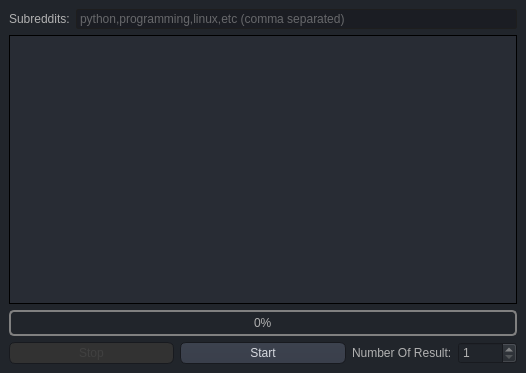
<?xml version="1.0" encoding="UTF-8"?>
<ui version="4.0">
 <class>MainWindow</class>
 <widget class="QMainWindow" name="MainWindow">
  <property name="geometry">
   <rect>
    <x>0</x>
    <y>0</y>
    <width>526</width>
    <height>373</height>
   </rect>
  </property>
  <property name="windowTitle">
   <string>Threading Tutorial - nikolak.com</string>
  </property>
  <property name="styleSheet">
   <string notr="true">QToolTip
{
     border: 1px solid black;
     background-color: #528BFF;
     padding: 1px;
     border-radius: 3px;
     opacity: 100;
}

QWidget
{
    color: #b1b1b1;
    background-color: #21252B;
}

QWidget:item:hover
{
    background-color: QLinearGradient( x1: 0, y1: 0, x2: 0, y2: 1, stop: 0 #528BFF, stop: 1 #8caef4);
    color: #000000;
}

QWidget:item:selected
{
    background-color: QLinearGradient( x1: 0, y1: 0, x2: 0, y2: 1, stop: 0 #528BFF, stop: 1 #528BFF);
}

QMenuBar::item
{
    background: transparent;
}

QMenuBar::item:selected
{
    background: transparent;
    border: 1px solid #528BFF;
}

QMenuBar::item:pressed
{
    background: #444;
    border: 1px solid #000;
    background-color: QLinearGradient(
        x1:0, y1:0,
        x2:0, y2:1,
        stop:1 #212121,
        stop:0.4 #343434/*,
        stop:0.2 #343434,
        stop:0.1 #528BFF*/
    );
    margin-bottom:-1px;
    padding-bottom:1px;
}

QMenu
{
    border: 1px solid #000;
}

QMenu::item
{
    padding: 2px 20px 2px 20px;
}

QMenu::item:selected
{
    color: #000000;
}

QWidget:disabled
{
    color: #404040;
    background-color: #323232;
}

QAbstractItemView
{
    background-color: QLinearGradient( x1: 0, y1: 0, x2: 0, y2: 1, stop: 0 #282C34, stop: 0.1 #282C34, stop: 1 #282C34);
}

QWidget:focus
{
    /*border: 2px solid QLinearGradient( x1: 0, y1: 0, x2: 0, y2: 1, stop: 0 #528BFF, stop: 1 #528BFF);*/
}

QLineEdit
{
    background-color: #1B1D23;
    padding: 1px;
    border-style: solid;
    border: 1px solid #1e1e1e;
    border-radius: 2;
}

QPushButton
{
    color: #D7DAE0;
    background-color: QLinearGradient( x1: 0, y1: 0, x2: 0, y2: 1, stop: 0 #3C424E, stop: 1 #3A3F4B);
    border-width: 1px;
    border-color: #181A1F;
    border-style: solid;
    border-radius: 6;
    padding: 3px;
    font-size: 12px;
    padding-left: 5px;
    padding-right: 5px;
}

QPushButton:pressed
{
    background-color: QLinearGradient( x1: 0, y1: 0, x2: 0, y2: 1, stop: 0 #3E4451, stop: 1 #3A3F4B);
}

QComboBox
{
    selection-background-color: #528BFF;
    background-color: QLinearGradient( x1: 0, y1: 0, x2: 0, y2: 1, stop: 0 #565656, stop: 0.1 #525252, stop: 0.5 #4e4e4e, stop: 0.9 #4a4a4a, stop: 1 #464646);
    border-style: solid;
    border: 1px solid #1e1e1e;
    border-radius: 5;
}

QComboBox:hover,QPushButton:hover
{
    border: 2px solid #528BFF;
}


QComboBox:on
{
    padding-top: 3px;
    padding-left: 4px;
    background-color: QLinearGradient( x1: 0, y1: 0, x2: 0, y2: 1, stop: 0 #2d2d2d, stop: 0.1 #2b2b2b, stop: 0.5 #292929, stop: 0.9 #282828, stop: 1 #252525);
    selection-background-color: #528BFF;
}

QComboBox QAbstractItemView
{
    border: 2px solid darkgray;
    selection-background-color: QLinearGradient( x1: 0, y1: 0, x2: 0, y2: 1, stop: 0 #528BFF, stop: 1 #528BFF);
}

QComboBox::drop-down
{
     subcontrol-origin: padding;
     subcontrol-position: top right;
     width: 15px;

     border-left-width: 0px;
     border-left-color: darkgray;
     border-left-style: solid; /* just a single line */
     border-top-right-radius: 3px; /* same radius as the QComboBox */
     border-bottom-right-radius: 3px;
 }

QComboBox::down-arrow
{
     image: url(:/down_arrow.png);
}

QGroupBox
{
background-color: #21252B;
}

QGroupBox:focus
{
border: 2px solid QLinearGradient( x1: 0, y1: 0, x2: 0, y2: 1, stop: 0 #528BFF, stop: 1 #528BFF);
}

QTextEdit:focus
{
    border: 2px solid QLinearGradient( x1: 0, y1: 0, x2: 0, y2: 1, stop: 0 #528BFF, stop: 1 #528BFF);
}

QScrollBar:horizontal {
     border: 1px solid #222222;
     background: QLinearGradient( x1: 0, y1: 0, x2: 0, y2: 1, stop: 0.0 #121212, stop: 0.2 #282828, stop: 1 #484848);
     height: 7px;
     margin: 0px 16px 0 16px;
}

QScrollBar::handle:horizontal
{
      background: QLinearGradient( x1: 0, y1: 0, x2: 1, y2: 0, stop: 0 #528BFF, stop: 0.5 #528BFF, stop: 1 #528BFF);
      min-height: 20px;
      border-radius: 2px;
}

QScrollBar::add-line:horizontal {
      border: 1px solid #1b1b19;
      border-radius: 2px;
      background: QLinearGradient( x1: 0, y1: 0, x2: 1, y2: 0, stop: 0 #528BFF, stop: 1 #528BFF);
      width: 14px;
      subcontrol-position: right;
      subcontrol-origin: margin;
}

QScrollBar::sub-line:horizontal {
      border: 1px solid #1b1b19;
      border-radius: 2px;
      background: QLinearGradient( x1: 0, y1: 0, x2: 1, y2: 0, stop: 0 #528BFF, stop: 1 #528BFF);
      width: 14px;
     subcontrol-position: left;
     subcontrol-origin: margin;
}

QScrollBar::right-arrow:horizontal, QScrollBar::left-arrow:horizontal
{
      border: 1px solid black;
      width: 1px;
      height: 1px;
      background: white;
}

QScrollBar::add-page:horizontal, QScrollBar::sub-page:horizontal
{
      background: none;
}

QScrollBar:vertical
{
      background: QLinearGradient( x1: 0, y1: 0, x2: 1, y2: 0, stop: 0.0 #121212, stop: 0.2 #282828, stop: 1 #484848);
      width: 7px;
      margin: 16px 0 16px 0;
      border: 1px solid #222222;
}

QScrollBar::handle:vertical
{
      background: QLinearGradient( x1: 0, y1: 0, x2: 0, y2: 1, stop: 0 #528BFF, stop: 0.5 #528BFF, stop: 1 #528BFF);
      min-height: 20px;
      border-radius: 2px;
}

QScrollBar::add-line:vertical
{
      border: 1px solid #1b1b19;
      border-radius: 2px;
      background: QLinearGradient( x1: 0, y1: 0, x2: 0, y2: 1, stop: 0 #528BFF, stop: 1 #528BFF);
      height: 14px;
      subcontrol-position: bottom;
      subcontrol-origin: margin;
}

QScrollBar::sub-line:vertical
{
      border: 1px solid #1b1b19;
      border-radius: 2px;
      background: QLinearGradient( x1: 0, y1: 0, x2: 0, y2: 1, stop: 0 #528BFF, stop: 1 #528BFF);
      height: 14px;
      subcontrol-position: top;
      subcontrol-origin: margin;
}

QScrollBar::up-arrow:vertical, QScrollBar::down-arrow:vertical
{
      border: 1px solid black;
      width: 1px;
      height: 1px;
      background: white;
}


QScrollBar::add-page:vertical, QScrollBar::sub-page:vertical
{
      background: none;
}

QTextEdit
{
    background-color: #242424;
}

QPlainTextEdit
{
    background-color: #242424;
}

QHeaderView::section
{
    background-color: QLinearGradient(x1:0, y1:0, x2:0, y2:1, stop:0 #616161, stop: 0.5 #505050, stop: 0.6 #434343, stop:1 #656565);
    color: white;
    padding-left: 4px;
    border: 1px solid #6c6c6c;
}

QCheckBox:disabled
{
color: #414141;
}

QDockWidget::title
{
    text-align: center;
    spacing: 3px; /* spacing between items in the tool bar */
    background-color: QLinearGradient(x1:0, y1:0, x2:0, y2:1, stop:0 #323232, stop: 0.5 #242424, stop:1 #323232);
}

QDockWidget::close-button, QDockWidget::float-button
{
    text-align: center;
    spacing: 1px; /* spacing between items in the tool bar */
    background-color: QLinearGradient(x1:0, y1:0, x2:0, y2:1, stop:0 #323232, stop: 0.5 #242424, stop:1 #323232);
}

QDockWidget::close-button:hover, QDockWidget::float-button:hover
{
    background: #242424;
}

QDockWidget::close-button:pressed, QDockWidget::float-button:pressed
{
    padding: 1px -1px -1px 1px;
}

QMainWindow::separator
{
    background-color: QLinearGradient(x1:0, y1:0, x2:0, y2:1, stop:0 #161616, stop: 0.5 #151515, stop: 0.6 #212121, stop:1 #343434);
    color: white;
    padding-left: 4px;
    border: 1px solid #4c4c4c;
    spacing: 3px; /* spacing between items in the tool bar */
}

QMainWindow::separator:hover
{

    background-color: QLinearGradient(x1:0, y1:0, x2:0, y2:1, stop:0 #528BFF, stop:0.5 #528BFF stop:1 #528BFF);
    color: white;
    padding-left: 4px;
    border: 1px solid #6c6c6c;
    spacing: 3px; /* spacing between items in the tool bar */
}

QToolBar::handle
{
     spacing: 3px; /* spacing between items in the tool bar */
     background: url(resources/images/handle.png);
}

QMenu::separator
{
    height: 2px;
    background-color: QLinearGradient(x1:0, y1:0, x2:0, y2:1, stop:0 #161616, stop: 0.5 #151515, stop: 0.6 #212121, stop:1 #343434);
    color: white;
    padding-left: 4px;
    margin-left: 10px;
    margin-right: 5px;
}

QProgressBar
{
    border: 2px solid grey;
    border-radius: 5px;
    text-align: center;
}

QProgressBar::chunk
{
    background-color: #528BFF;
    width: 2.15px;
    margin: 0.5px;
}

QTabBar::tab {
    color: #b1b1b1;
    border: 1px solid #444;
    border-bottom-style: none;
    background-color: #323232;
    padding-left: 10px;
    padding-right: 10px;
    padding-top: 3px;
    padding-bottom: 2px;
    margin-right: -1px;
}

QTabWidget::pane {
    border: 1px solid #444;
    top: 1px;
}

QTabBar::tab:last
{
    margin-right: 0; /* the last selected tab has nothing to overlap with on the right */
    border-top-right-radius: 3px;
}

QTabBar::tab:first:!selected
{
 margin-left: 0px; /* the last selected tab has nothing to overlap with on the right */


    border-top-left-radius: 3px;
}

QTabBar::tab:!selected
{
    color: #b1b1b1;
    border-bottom-style: solid;
    margin-top: 3px;
    background-color: QLinearGradient(x1:0, y1:0, x2:0, y2:1, stop:1 #212121, stop:.4 #343434);
}

QTabBar::tab:selected
{
    border-top-left-radius: 3px;
    border-top-right-radius: 3px;
    margin-bottom: 0px;
}

QTabBar::tab:!selected:hover
{
    /*border-top: 2px solid #528BFF;
    padding-bottom: 3px;*/
    border-top-left-radius: 3px;
    border-top-right-radius: 3px;
    background-color: QLinearGradient(x1:0, y1:0, x2:0, y2:1, stop:1 #212121, stop:0.4 #343434, stop:0.2 #343434, stop:0.1 #528BFF);
}

QRadioButton::indicator:checked, QRadioButton::indicator:unchecked{
    color: #b1b1b1;
    background-color: #323232;
    border: 1px solid #b1b1b1;
    border-radius: 6px;
}

QRadioButton::indicator:checked
{
    background-color: qradialgradient(
        cx: 0.5, cy: 0.5,
        fx: 0.5, fy: 0.5,
        radius: 1.0,
        stop: 0.25 #528BFF,
        stop: 0.3 #323232
    );
}

QCheckBox::indicator{
    color: #b1b1b1;
    background-color: #323232;
    border: 1px solid #b1b1b1;
    width: 9px;
    height: 9px;
}

QRadioButton::indicator
{
    border-radius: 6px;
}

QRadioButton::indicator:hover, QCheckBox::indicator:hover
{
    border: 1px solid #528BFF;
}

QCheckBox::indicator:checked
{
    image:url(resources/images/checkbox.png);
}

QCheckBox::indicator:disabled, QRadioButton::indicator:disabled
{
    border: 1px solid #444;
}
</string>
  </property>
  <widget class="QWidget" name="centralwidget">
   <layout class="QVBoxLayout" name="verticalLayout">
    <item>
     <layout class="QHBoxLayout" name="subreddits_input_layout">
      <item>
       <widget class="QLabel" name="label_subreddits">
        <property name="text">
         <string>Subreddits:</string>
        </property>
       </widget>
      </item>
      <item>
       <widget class="QLineEdit" name="edit_subreddits">
        <property name="placeholderText">
         <string>python,programming,linux,etc (comma separated)</string>
        </property>
       </widget>
      </item>
     </layout>
    </item>
    <item>
     <widget class="QListWidget" name="list_submissions">
      <property name="batchSize">
       <number>1</number>
      </property>
     </widget>
    </item>
    <item>
     <widget class="QProgressBar" name="progress_bar">
      <property name="value">
       <number>0</number>
      </property>
     </widget>
    </item>
    <item>
     <layout class="QHBoxLayout" name="buttons_layout">
      <item>
       <widget class="QPushButton" name="btn_stop">
        <property name="enabled">
         <bool>false</bool>
        </property>
        <property name="text">
         <string>Stop</string>
        </property>
       </widget>
      </item>
      <item>
       <widget class="QPushButton" name="btn_start">
        <property name="text">
         <string>Start</string>
        </property>
       </widget>
      </item>
      <item>
       <layout class="QHBoxLayout" name="horizontalLayout">
        <item>
         <widget class="QLabel" name="label">
          <property name="text">
           <string>Number Of Result:</string>
          </property>
         </widget>
        </item>
        <item>
         <widget class="QSpinBox" name="spinBox">
          <property name="minimum">
           <number>1</number>
          </property>
         </widget>
        </item>
       </layout>
      </item>
     </layout>
    </item>
   </layout>
  </widget>
 </widget>
 <resources/>
 <connections/>
</ui>
